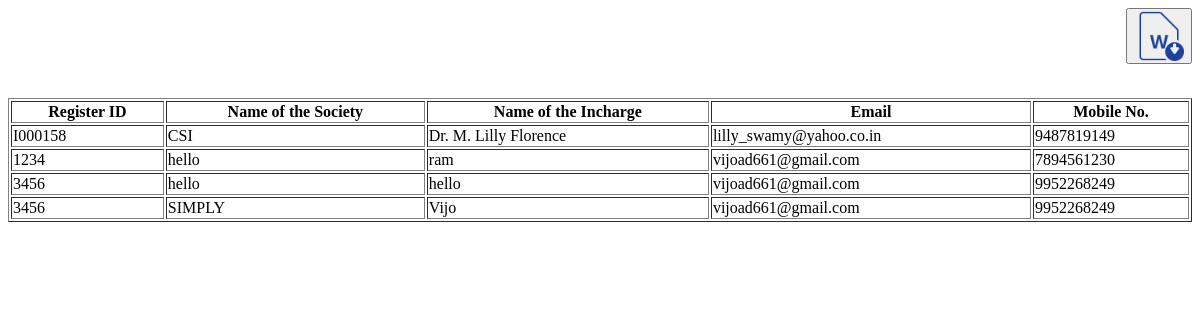
The page /admin/report/soci_report/soci_name.php on the database its author committed.
### tables this page shows
CREATE TABLE `prof_soci` (
  `id` int(10) NOT NULL AUTO_INCREMENT,
  `name_sci` varchar(100) NOT NULL,
  `reg` varchar(50) NOT NULL,
  `val` varchar(20) NOT NULL,
  `name_in` varchar(100) NOT NULL,
  `email` varchar(50) NOT NULL,
  `mob` bigint(20) NOT NULL,
  `u_name` varchar(30) NOT NULL,
  `pass` varchar(30) NOT NULL,
  `cer` varchar(200) NOT NULL,
  PRIMARY KEY (`id`)
);

### admin/report/soci_report/soci_name.php (the view, shortened to what this page needs)
<?php
include("../../../conn/config1.php");
?>
<?php
	$sql="SELECT * FROM prof_soci  ORDER BY name_sci ASC";
$result = $con->query($sql);
if ($result->num_rows > 0) {
	?>
	<div align="right">
			<form action="soci_name1.php" method="post">
				<button>
					<img width="50px" height="50px" src="../../../images/word.png">
				</button>
			</form><br>
		</div>
	<?php
	echo'<TABLE id="dataTable" width="100%" border="1">';
			echo'<TR>';
			echo'<TH>Register ID</TH>';
			echo'<TH>Name of the Society</TH>';
			echo'<TH>Name of the Incharge</TH>';
			echo'<TH>Email</TH>';
			echo'<TH>Mobile No.</TH>';
			echo'</TR>';
    while($row = $result->fetch_assoc()) {
		?>
		<TR>
			<TD><?php echo $row["reg"];?></TD>
			<TD><?php echo $row["name_sci"];?></TD>
			<TD><?php echo $row["name_in"];?></TD>
			<TD><?php echo $row["email"];?></TD>
			<TD><?php echo $row["mob"];?></TD>
			</TR>
<?php
    }?>
	</table>
<?php
	} else {
    echo "0 results";
}
?>

### rows shown on the page
prof_soci: reg "I000158", name_sci "CSI", name_in "Dr. M. Lilly Florence", email "lilly_swamy@yahoo.co.in", mob "9487819149"
prof_soci: reg "1234", name_sci "hello", name_in "ram", email "vijoad661@gmail.com", mob "7894561230"
prof_soci: reg "3456", name_sci "hello", name_in "hello", email "vijoad661@gmail.com", mob "9952268249"
prof_soci: reg "3456", name_sci "SIMPLY", name_in "Vijo", email "vijoad661@gmail.com", mob "9952268249"
